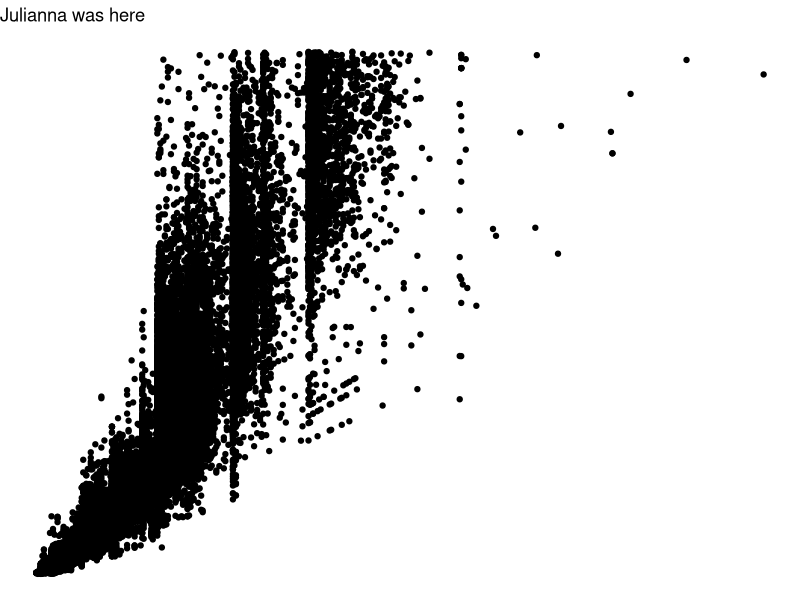
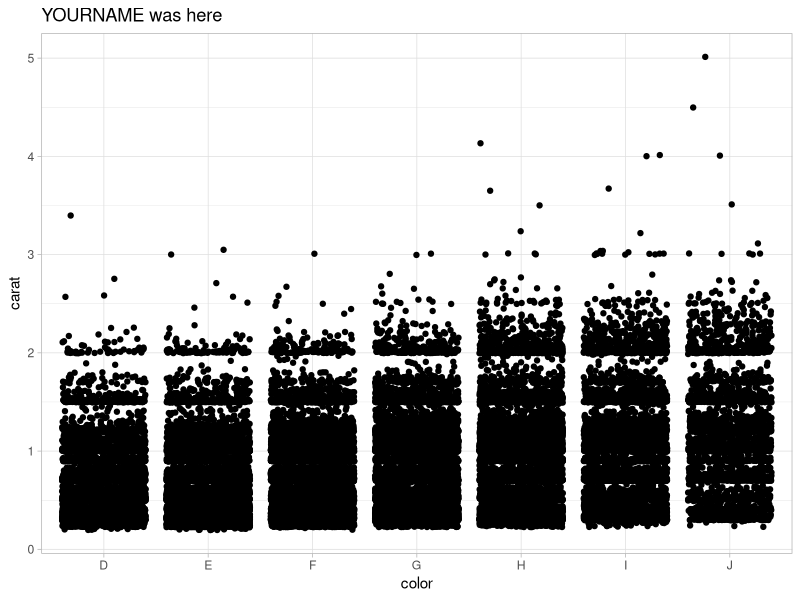
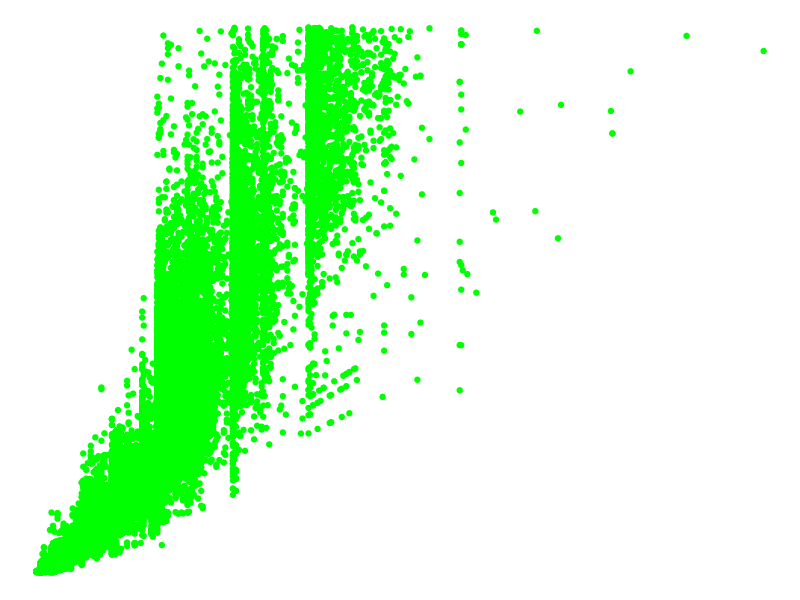
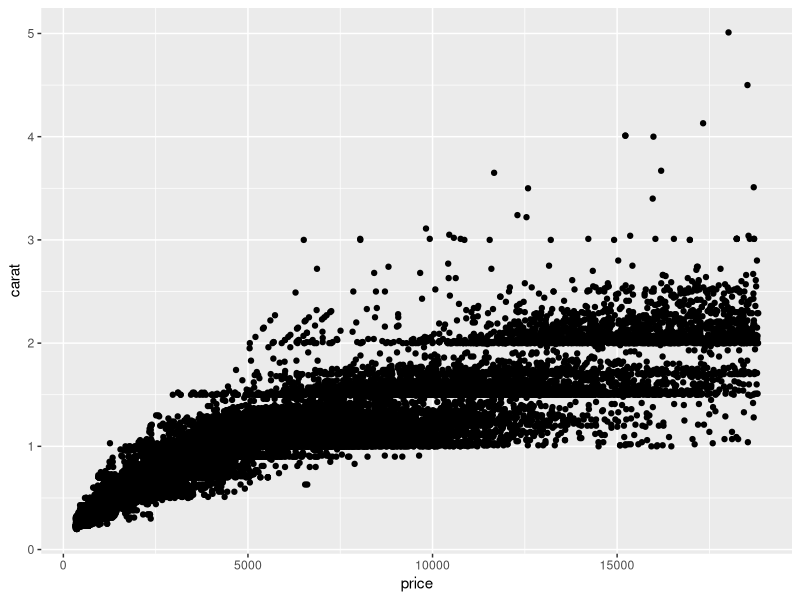

Write R code to recreate these figures, in order.
## ---- chunk 1
knitr::opts_chunk$set(echo = TRUE)
library(tidyverse)
## ---- chunk 2
# Partner 1: 
# Run the code below to see the original graph
# Change the code below to make the point color change based on 'cut', and update the theme to theme_bw(). Update the title to include your first name. 

ggplot(data = diamonds, aes(x = carat, y = price)) +
  geom_point() +
  theme_void() +
  labs(title = "Julianna was here")
## ---- chunk 3
# Partner 2: 
# Run the code below to see the original graph
# Change the code below to make the geom a geom_jitter, and update the theme to theme_light. Update the title to include your first name. 

ggplot(data = diamonds, aes(x = color, y = carat)) +
  geom_jitter() +
  theme_light() +
  labs(title = "YOURNAME was here")
## ---- chunk 4



ggplot(data = diamonds, aes(x = carat, y = price)) +
  geom_point(color = "green") +
  theme_void()

## ---- chunk 5
# graphy mc graph
ggplot(data = diamonds, aes(x = price, y = carat)) + geom_point()
